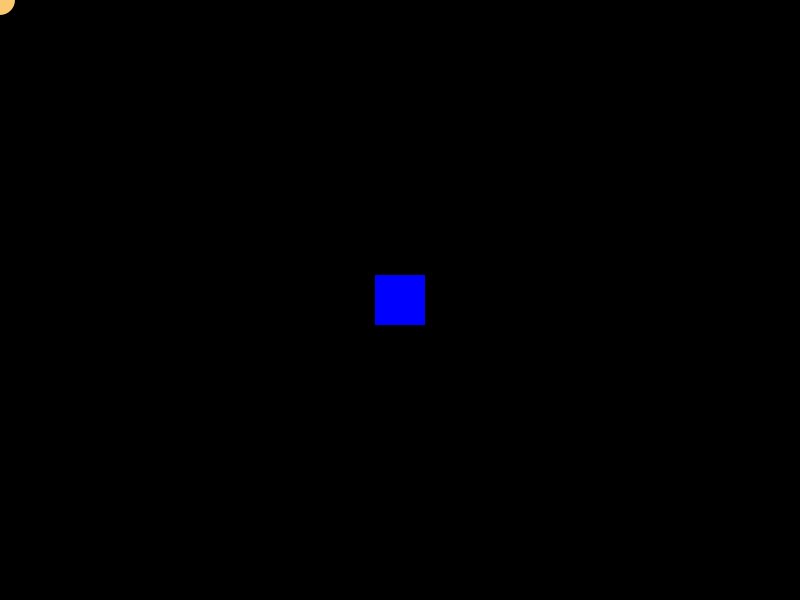
Frame 1 (no input)
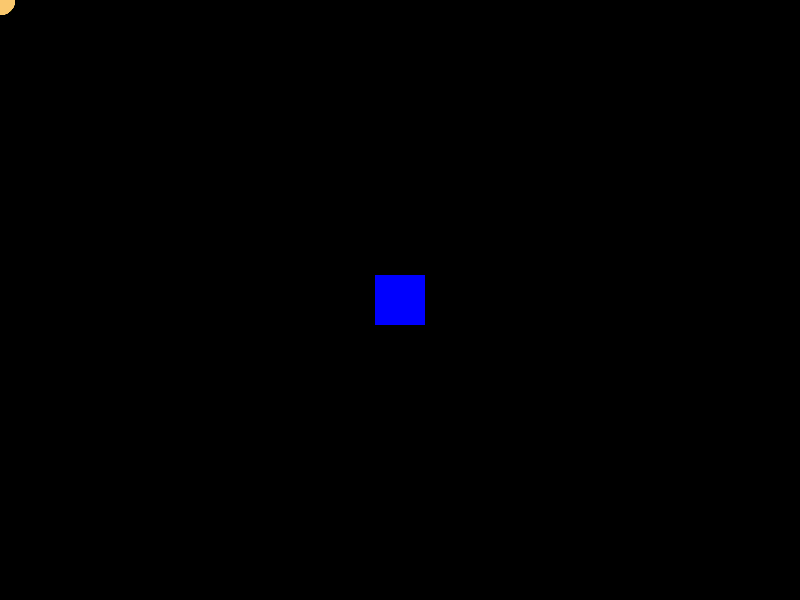
Frame 60 (the mouse pressed at the canvas centre just before this capture)
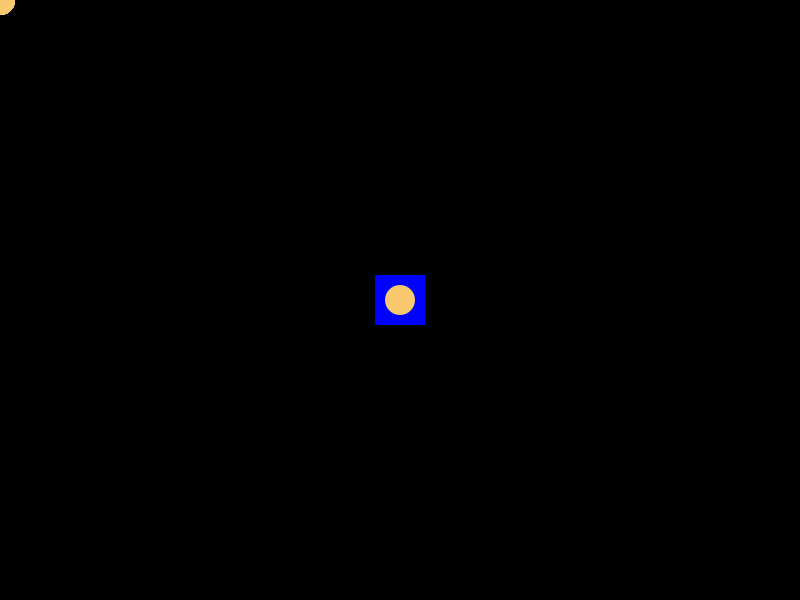
Frame 120 (the mouse held since frame 60 and released just before this capture)

The Processing sketch that drew these frames (run headless with seeded random() and noise(); from frame 60 on, the mouse is pressed at the canvas centre):

// Processing sketch: VoidFunctions
// ── VoidFunctions.pde
void setup() {
  size(800, 600);
  background(0);
  noStroke();
}

void draw() {
  square();
  drawACircleAt(250, 200, 110);
}




void square(){
 fill(0,0,255);
 rect(width/2-25,height/2-25,50,50);
  
}

void drawACircleAt(int r, int g, int b) {

  fill(r, g, b);
  ellipse(mouseX, mouseY, 30, 30);
}
